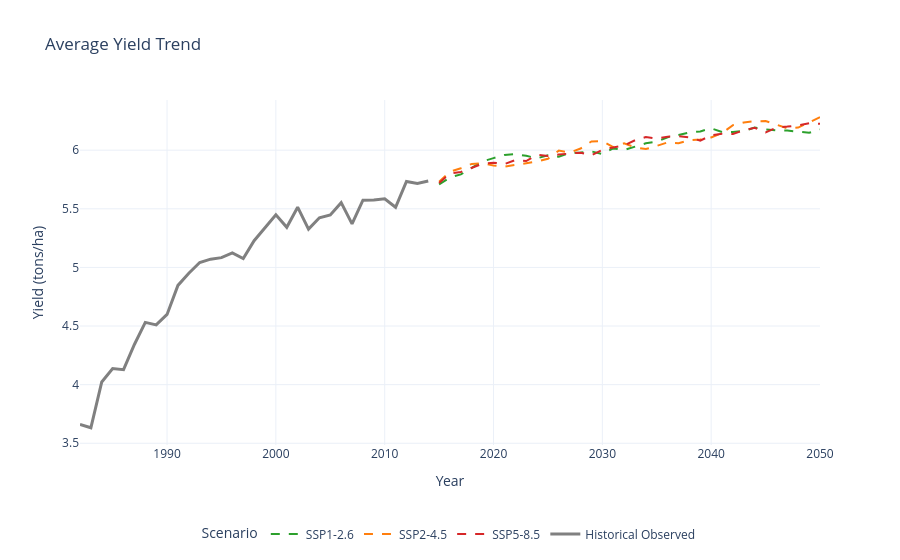

Notebook cell for this chart:
### Markdown cell above
###### Visualization

### Code cell
# 1. LOAD & PREPARE HISTORICAL DATA (The Bridge)
# ==============================================================================
if 'df_historical' in locals() and not df_historical.empty:
    df_hist_proc = df_historical.copy()
    if 'datetime' in df_hist_proc.columns:
        df_hist_proc['datetime'] = pd.to_datetime(df_hist_proc['datetime'])
    
    # Calculate National Observed Yield
    df_national_hist = df_hist_proc.groupby('datetime', as_index=False)['yield'].mean()
    
    # Smooth History
    df_national_hist['pred_baseline'] = df_national_hist['yield'].rolling(window=5, min_periods=1).mean()
    df_national_hist['Scenario'] = 'Historical Observed'
else:
    print("⚠️ df_historical not found. Using mock historical data.")
    dates = pd.date_range('2000-01-01', '2024-01-01', freq='Y')
    df_national_hist = pd.DataFrame({
        'datetime': dates,
        'pred_baseline': np.linspace(60, 75, len(dates)) + np.random.normal(0, 2, len(dates)),
        'Scenario': 'Historical Observed'
    })
    df_national_hist['pred_baseline'] = df_national_hist['pred_baseline'].rolling(window=5, min_periods=1).mean()

# 2. LOAD SCENARIO DATA
# ==============================================================================
scenarios = ["SSP1-2.6", "SSP2-4.5", "SSP5-8.5"]
data_frames = []

for sc in scenarios:
    fname = f"model_results/predicted_yield_{sc}.csv"
    if not os.path.exists(fname):
        if "SSP1" in sc: fname = "model_results/predicted_yield_SSP1-2.6 (Optimistic).csv"
        elif "SSP2" in sc: fname = "model_results/predicted_yield_SSP2-4.5 (Middle).csv"
        elif "SSP5" in sc: fname = "model_results/predicted_yield_SSP5-8.5 (Pessimistic).csv"
    
    try:
        df = pd.read_csv(fname).assign(Scenario=sc)
        data_frames.append(df)
    except FileNotFoundError:
        print(f"⚠️ Missing: {fname}")

if data_frames:
    df_combined = pd.concat(data_frames)
    if 'datetime' in df_combined.columns:
        df_combined['datetime'] = pd.to_datetime(df_combined['datetime'])

    # Aggregate to National Level
    df_national_raw = df_combined.groupby(['datetime', 'Scenario'], as_index=False)['pred_baseline'].mean()

    # 3. APPLY BRIDGE SMOOTHING (The Fix)
    # ==============================================================================
    smoothed_frames = []
    
    for sc in scenarios:
        # Get just this scenario's future data
        sc_future = df_national_raw[df_national_raw['Scenario'] == sc].sort_values('datetime')
        
        if sc_future.empty: continue

        # BRIDGE: Concat History + Future
        hist_bridge = df_national_hist[['datetime', 'pred_baseline']].copy()
        
        # Combine
        combined_series = pd.concat([hist_bridge, sc_future[['datetime', 'pred_baseline']]])
        combined_series = combined_series.sort_values('datetime').drop_duplicates('datetime')
        
        # Apply Rolling Average on the CONTINUOUS series
        combined_series['pred_baseline'] = combined_series['pred_baseline'].rolling(window=5, min_periods=1).mean()
        
        # Slice back: Keep only the dates that belong to the future scenario
        future_smoothed = combined_series[combined_series['datetime'].isin(sc_future['datetime'])].copy()
        future_smoothed['Scenario'] = sc
        
        smoothed_frames.append(future_smoothed)

    df_national = pd.concat(smoothed_frames)
else:
    df_national = pd.DataFrame()

# 4. PLOT
# ==============================================================================
# Combine History and Smoothed Futures for plotting
plot_df = pd.concat([df_national, df_national_hist])

fig = px.line(
    plot_df,
    x='datetime',
    y='pred_baseline',
    color='Scenario',
    title='Average Yield Trend',
    labels={'datetime': 'Year', 'pred_baseline': 'Average Yield (tons/ha)', 'Scenario': 'Scenario'},
    color_discrete_map={
        'SSP1-2.6': '#2ca02c', # Green
        'SSP2-4.5': '#ff7f0e', # Orange
        'SSP5-8.5': '#d62728', # Red
        'Historical Observed': 'gray'
    }
)
fig.for_each_trace(lambda t: t.update(line_dash='dash') if t.name in scenarios else t.update(line_dash='solid', line_width=3))

fig.update_layout(
    xaxis_title="Year",
    yaxis_title="Yield (tons/ha)",
    template="plotly_white",
    legend=dict(orientation="h", yanchor="bottom", y=-0.3, xanchor="center", x=0.5)
)
fig.write_image("model_results/yield_trend_evolution.png")
fig.show()

### Figure 1 — Plotly figure (JSON) as saved in the notebook; plotly's stock layout.template omitted (floating-point values rounded to 4 significant figures)
{"data": [{"hovertemplate": "Scenario=SSP1-2.6<br>Year=%{x}<br>Average Yield (tons/ha)=%{y}<extra></extra>", "legendgroup": "SSP1-2.6", "line": {"color": "#2ca02c", "dash": "dash"}, "marker": {"symbol": "circle"}, "mode": "lines", "name": "SSP1-2.6", "orientation": "v", "showlegend": true, "type": "scatter", "x": ["2015-01-01T00:00:00", "2016-01-01T00:00:00", "2017-01-01T00:00:00", "2018-01-01T00:00:00", "2019-01-01T00:00:00", "2020-01-01T00:00:00", "2021-01-01T00:00:00", "2022-01-01T00:00:00", "2023-01-01T00:00:00", "2024-01-01T00:00:00", "2025-01-01T00:00:00", "2026-01-01T00:00:00", "2027-01-01T00:00:00", "2028-01-01T00:00:00", "2029-01-01T00:00:00", "2030-01-01T00:00:00", "2031-01-01T00:00:00", "2032-01-01T00:00:00", "2033-01-01T00:00:00", "2034-01-01T00:00:00", "2035-01-01T00:00:00", "2036-01-01T00:00:00", "2037-01-01T00:00:00", "2038-01-01T00:00:00", "2039-01-01T00:00:00", "2040-01-01T00:00:00", "2041-01-01T00:00:00", "2042-01-01T00:00:00", "2043-01-01T00:00:00", "2044-01-01T00:00:00", "2045-01-01T00:00:00", "2046-01-01T00:00:00", "2047-01-01T00:00:00", "2048-01-01T00:00:00", "2049-01-01T00:00:00", "2050-01-01T00:00:00"], "xaxis": "x", "y": [5.708, 5.768, 5.793, 5.847, 5.905, 5.932, 5.96, 5.966, 5.952, 5.93, 5.957, 5.944, 5.977, 5.981, 5.989, 5.968, 6.015, 6.001, 6.029, 6.058, 6.073, 6.11, 6.13, 6.151, 6.16, 6.187, 6.154, 6.156, 6.164, 6.193, 6.178, 6.168, 6.167, 6.16, 6.148, 6.176], "yaxis": "y"}, {"hovertemplate": "Scenario=SSP2-4.5<br>Year=%{x}<br>Average Yield (tons/ha)=%{y}<extra></extra>", "legendgroup": "SSP2-4.5", "line": {"color": "#ff7f0e", "dash": "dash"}, "marker": {"symbol": "circle"}, "mode": "lines", "name": "SSP2-4.5", "orientation": "v", "showlegend": true, "type": "scatter", "x": ["2015-01-01T00:00:00", "2016-01-01T00:00:00", "2017-01-01T00:00:00", "2018-01-01T00:00:00", "2019-01-01T00:00:00", "2020-01-01T00:00:00", "2021-01-01T00:00:00", "2022-01-01T00:00:00", "2023-01-01T00:00:00", "2024-01-01T00:00:00", "2025-01-01T00:00:00", "2026-01-01T00:00:00", "2027-01-01T00:00:00", "2028-01-01T00:00:00", "2029-01-01T00:00:00", "2030-01-01T00:00:00", "2031-01-01T00:00:00", "2032-01-01T00:00:00", "2033-01-01T00:00:00", "2034-01-01T00:00:00", "2035-01-01T00:00:00", "2036-01-01T00:00:00", "2037-01-01T00:00:00", "2038-01-01T00:00:00", "2039-01-01T00:00:00", "2040-01-01T00:00:00", "2041-01-01T00:00:00", "2042-01-01T00:00:00", "2043-01-01T00:00:00", "2044-01-01T00:00:00", "2045-01-01T00:00:00", "2046-01-01T00:00:00", "2047-01-01T00:00:00", "2048-01-01T00:00:00", "2049-01-01T00:00:00", "2050-01-01T00:00:00"], "xaxis": "x", "y": [5.73, 5.817, 5.846, 5.883, 5.887, 5.87, 5.86, 5.874, 5.887, 5.903, 5.927, 5.996, 5.98, 6.014, 6.075, 6.077, 6.026, 6.058, 6.024, 6.009, 6.036, 6.066, 6.059, 6.086, 6.091, 6.109, 6.146, 6.214, 6.237, 6.247, 6.248, 6.219, 6.187, 6.193, 6.236, 6.281], "yaxis": "y"}, {"hovertemplate": "Scenario=SSP5-8.5<br>Year=%{x}<br>Average Yield (tons/ha)=%{y}<extra></extra>", "legendgroup": "SSP5-8.5", "line": {"color": "#d62728", "dash": "dash"}, "marker": {"symbol": "circle"}, "mode": "lines", "name": "SSP5-8.5", "orientation": "v", "showlegend": true, "type": "scatter", "x": ["2015-01-01T00:00:00", "2016-01-01T00:00:00", "2017-01-01T00:00:00", "2018-01-01T00:00:00", "2019-01-01T00:00:00", "2020-01-01T00:00:00", "2021-01-01T00:00:00", "2022-01-01T00:00:00", "2023-01-01T00:00:00", "2024-01-01T00:00:00", "2025-01-01T00:00:00", "2026-01-01T00:00:00", "2027-01-01T00:00:00", "2028-01-01T00:00:00", "2029-01-01T00:00:00", "2030-01-01T00:00:00", "2031-01-01T00:00:00", "2032-01-01T00:00:00", "2033-01-01T00:00:00", "2034-01-01T00:00:00", "2035-01-01T00:00:00", "2036-01-01T00:00:00", "2037-01-01T00:00:00", "2038-01-01T00:00:00", "2039-01-01T00:00:00", "2040-01-01T00:00:00", "2041-01-01T00:00:00", "2042-01-01T00:00:00", "2043-01-01T00:00:00", "2044-01-01T00:00:00", "2045-01-01T00:00:00", "2046-01-01T00:00:00", "2047-01-01T00:00:00", "2048-01-01T00:00:00", "2049-01-01T00:00:00", "2050-01-01T00:00:00"], "xaxis": "x", "y": [5.72, 5.801, 5.814, 5.85, 5.885, 5.893, 5.882, 5.915, 5.907, 5.96, 5.95, 5.963, 5.968, 5.979, 5.957, 6.002, 6.023, 6.04, 6.085, 6.112, 6.098, 6.115, 6.118, 6.109, 6.081, 6.128, 6.14, 6.138, 6.17, 6.191, 6.152, 6.193, 6.201, 6.212, 6.23, 6.225], "yaxis": "y"}, {"hovertemplate": "Scenario=Historical Observed<br>Year=%{x}<br>Average Yield (tons/ha)=%{y}<extra></extra>", "legendgroup": "Historical Observed", "line": {"color": "gray", "dash": "solid", "width": 3}, "marker": {"symbol": "circle"}, "mode": "lines", "name": "Historical Observed", "orientation": "v", "showlegend": true, "type": "scatter", "x": ["1982-01-01T00:00:00", "1983-01-01T00:00:00", "1984-01-01T00:00:00", "1985-01-01T00:00:00", "1986-01-01T00:00:00", "1987-01-01T00:00:00", "1988-01-01T00:00:00", "1989-01-01T00:00:00", "1990-01-01T00:00:00", "1991-01-01T00:00:00", "1992-01-01T00:00:00", "1993-01-01T00:00:00", "1994-01-01T00:00:00", "1995-01-01T00:00:00", "1996-01-01T00:00:00", "1997-01-01T00:00:00", "1998-01-01T00:00:00", "1999-01-01T00:00:00", "2000-01-01T00:00:00", "2001-01-01T00:00:00", "2002-01-01T00:00:00", "2003-01-01T00:00:00", "2004-01-01T00:00:00", "2005-01-01T00:00:00", "2006-01-01T00:00:00", "2007-01-01T00:00:00", "2008-01-01T00:00:00", "2009-01-01T00:00:00", "2010-01-01T00:00:00", "2011-01-01T00:00:00", "2012-01-01T00:00:00", "2013-01-01T00:00:00", "2014-01-01T00:00:00"], "xaxis": "x", "y": [3.66, 3.632, 4.023, 4.138, 4.127, 4.343, 4.531, 4.51, 4.599, 4.847, 4.95, 5.041, 5.071, 5.083, 5.123, 5.076, 5.228, 5.338, 5.449, 5.342, 5.514, 5.327, 5.423, 5.447, 5.552, 5.371, 5.574, 5.575, 5.585, 5.513, 5.733, 5.716, 5.737], "yaxis": "y"}], "layout": {"legend": {"orientation": "h", "title": {"text": "Scenario"}, "tracegroupgap": 0, "x": 0.5, "xanchor": "center", "y": -0.3, "yanchor": "bottom"}, "title": {"text": "Average Yield Trend"}, "xaxis": {"anchor": "y", "domain": [0, 1], "title": {"text": "Year"}}, "yaxis": {"anchor": "x", "domain": [0, 1], "title": {"text": "Yield (tons/ha)"}}}}
